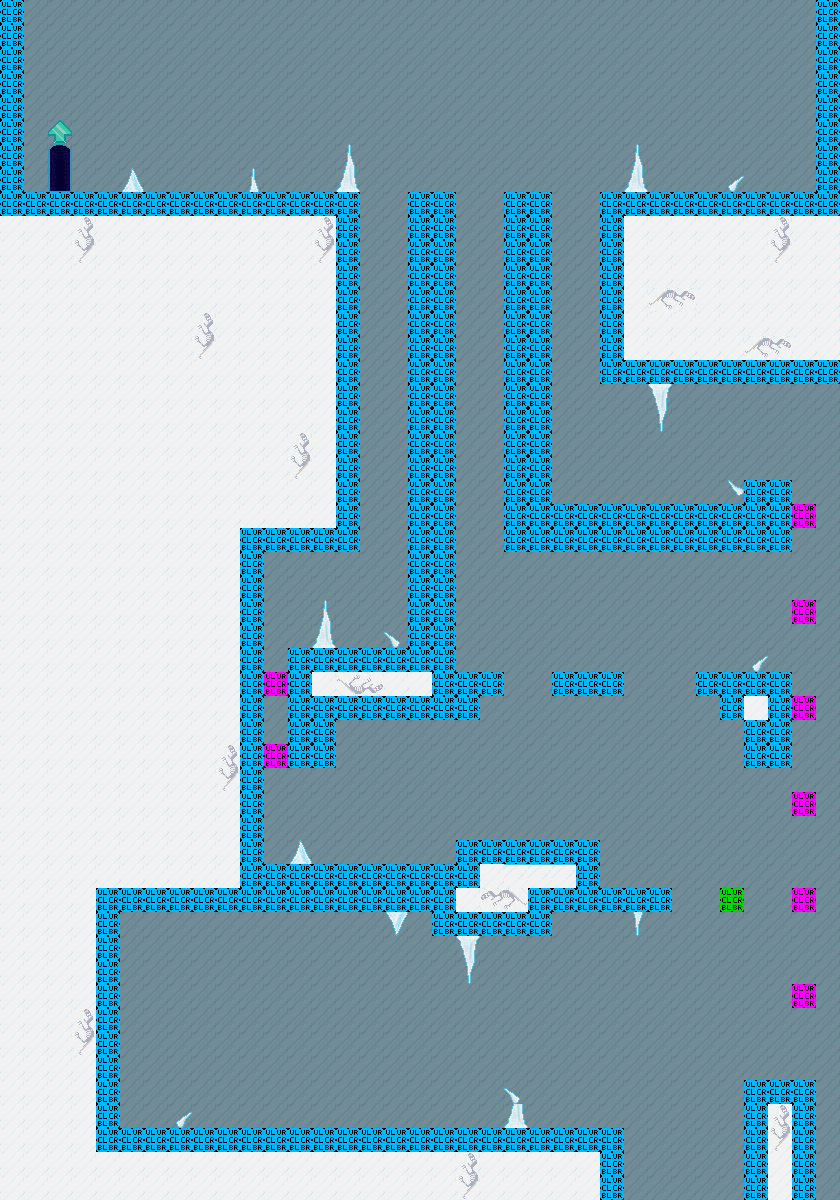

This is a level from a 2D game, rendered from its Tiled map with the project's own tilesets. A one-line summary and the map file follow, with tile-layer data summarised:
An orthogonal 35x50 tile map with 24x24 px tiles, 4 tile layers (background, floor, foreground, collision), 2 tilesets and 93 objects (47x sprite, 14x liquid, 13x material, 11x enemy, 3x movingplatform, ...).

<map version="1.0" orientation="orthogonal" width="35" height="50" tilewidth="24" tileheight="24">
 <properties>
  <property name="offset" value="36" />
  <property name="respawn" value="frozencave-3" />
  <property name="soundtrack" value="winter2" />
 </properties>
 <tileset firstgid="1" name="frozencave" tilewidth="24" tileheight="24">
  <image source="../images/tilesets/frozencave.png" width="192" height="240" />
 </tileset>
 <tileset firstgid="81" name="collisions" tilewidth="24" tileheight="24">
  <image source="../images/tilesets/collisions.png" width="632" height="512" />
 </tileset>
 <layer name="background" width="35" height="50">
  <data>[1750 cells, 1379 non-empty, 1 distinct tile ids]</data>
 </layer>
 <layer name="floor" width="35" height="50">
  <data>[1750 cells, 800 non-empty, 11 distinct tile ids]</data>
 </layer>
 <layer name="foreground" width="35" height="50">
  <data>[1750 cells, 40 non-empty, 13 distinct tile ids]</data>
 </layer>
 <layer name="collision" width="35" height="50">
  <data>[1750 cells, 310 non-empty, 3 distinct tile ids]</data>
 </layer>
 <objectgroup color="#000000" name="nodes" width="35" height="50">
  <!-- 90 objects omitted --></objectgroup>
 <objectgroup name="movement" width="35" height="50">
  <!-- 3 objects omitted --></objectgroup>
</map>
<!-- 93 of 93 objects omitted -->
